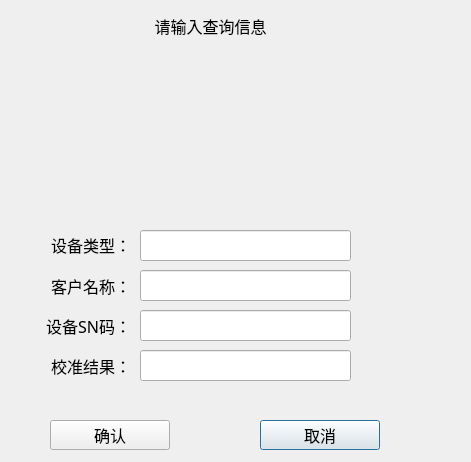
<?xml version="1.0" encoding="UTF-8"?>
<ui version="4.0">
 <class>Log_LogQueryDlg</class>
 <widget class="QDialog" name="Log_LogQueryDlg">
  <property name="geometry">
   <rect>
    <x>0</x>
    <y>0</y>
    <width>471</width>
    <height>462</height>
   </rect>
  </property>
  <property name="windowTitle">
   <string>Dialog</string>
  </property>
  <property name="styleSheet">
   <string notr="true"/>
  </property>
  <widget class="QLabel" name="label_2">
   <property name="geometry">
    <rect>
     <x>10</x>
     <y>270</y>
     <width>121</width>
     <height>31</height>
    </rect>
   </property>
   <property name="font">
    <font>
     <family>微软雅黑</family>
     <pointsize>12</pointsize>
    </font>
   </property>
   <property name="styleSheet">
    <string notr="true"/>
   </property>
   <property name="text">
    <string>客户名称：</string>
   </property>
   <property name="alignment">
    <set>Qt::AlignRight|Qt::AlignTrailing|Qt::AlignVCenter</set>
   </property>
  </widget>
  <widget class="QLineEdit" name="userEdit">
   <property name="geometry">
    <rect>
     <x>140</x>
     <y>270</y>
     <width>211</width>
     <height>31</height>
    </rect>
   </property>
   <property name="font">
    <font>
     <family>微软雅黑</family>
     <pointsize>12</pointsize>
    </font>
   </property>
   <property name="styleSheet">
    <string notr="true"/>
   </property>
  </widget>
  <widget class="QPushButton" name="quitBtn">
   <property name="geometry">
    <rect>
     <x>260</x>
     <y>420</y>
     <width>120</width>
     <height>30</height>
    </rect>
   </property>
   <property name="font">
    <font>
     <family>微软雅黑</family>
     <pointsize>12</pointsize>
    </font>
   </property>
   <property name="styleSheet">
    <string notr="true"/>
   </property>
   <property name="text">
    <string>取消</string>
   </property>
  </widget>
  <widget class="QPushButton" name="okBtn">
   <property name="geometry">
    <rect>
     <x>50</x>
     <y>420</y>
     <width>120</width>
     <height>30</height>
    </rect>
   </property>
   <property name="font">
    <font>
     <family>微软雅黑</family>
     <pointsize>12</pointsize>
    </font>
   </property>
   <property name="styleSheet">
    <string notr="true"/>
   </property>
   <property name="text">
    <string>确认</string>
   </property>
  </widget>
  <widget class="QWidget" name="dateWid" native="true">
   <property name="geometry">
    <rect>
     <x>10</x>
     <y>59</y>
     <width>450</width>
     <height>151</height>
    </rect>
   </property>
   <property name="font">
    <font>
     <family>微软雅黑</family>
     <pointsize>12</pointsize>
    </font>
   </property>
   <property name="styleSheet">
    <string notr="true"/>
   </property>
  </widget>
  <widget class="QLabel" name="label">
   <property name="geometry">
    <rect>
     <x>140</x>
     <y>10</y>
     <width>141</width>
     <height>31</height>
    </rect>
   </property>
   <property name="font">
    <font>
     <family>微软雅黑</family>
     <pointsize>12</pointsize>
    </font>
   </property>
   <property name="styleSheet">
    <string notr="true"/>
   </property>
   <property name="text">
    <string>请输入查询信息</string>
   </property>
   <property name="alignment">
    <set>Qt::AlignCenter</set>
   </property>
  </widget>
  <widget class="QLineEdit" name="snEdit">
   <property name="geometry">
    <rect>
     <x>140</x>
     <y>310</y>
     <width>211</width>
     <height>31</height>
    </rect>
   </property>
   <property name="font">
    <font>
     <family>微软雅黑</family>
     <pointsize>12</pointsize>
    </font>
   </property>
   <property name="styleSheet">
    <string notr="true"/>
   </property>
  </widget>
  <widget class="QLabel" name="label_3">
   <property name="geometry">
    <rect>
     <x>10</x>
     <y>310</y>
     <width>121</width>
     <height>31</height>
    </rect>
   </property>
   <property name="font">
    <font>
     <family>微软雅黑</family>
     <pointsize>12</pointsize>
    </font>
   </property>
   <property name="styleSheet">
    <string notr="true"/>
   </property>
   <property name="text">
    <string>设备SN码：</string>
   </property>
   <property name="alignment">
    <set>Qt::AlignRight|Qt::AlignTrailing|Qt::AlignVCenter</set>
   </property>
  </widget>
  <widget class="QLabel" name="label_4">
   <property name="geometry">
    <rect>
     <x>10</x>
     <y>229</y>
     <width>121</width>
     <height>31</height>
    </rect>
   </property>
   <property name="font">
    <font>
     <family>微软雅黑</family>
     <pointsize>12</pointsize>
    </font>
   </property>
   <property name="styleSheet">
    <string notr="true"/>
   </property>
   <property name="text">
    <string>设备类型：</string>
   </property>
   <property name="alignment">
    <set>Qt::AlignRight|Qt::AlignTrailing|Qt::AlignVCenter</set>
   </property>
  </widget>
  <widget class="QLabel" name="label_5">
   <property name="geometry">
    <rect>
     <x>10</x>
     <y>350</y>
     <width>121</width>
     <height>31</height>
    </rect>
   </property>
   <property name="font">
    <font>
     <family>微软雅黑</family>
     <pointsize>12</pointsize>
    </font>
   </property>
   <property name="styleSheet">
    <string notr="true"/>
   </property>
   <property name="text">
    <string>校准结果：</string>
   </property>
   <property name="alignment">
    <set>Qt::AlignRight|Qt::AlignTrailing|Qt::AlignVCenter</set>
   </property>
  </widget>
  <widget class="QLineEdit" name="statusEdit">
   <property name="geometry">
    <rect>
     <x>140</x>
     <y>350</y>
     <width>211</width>
     <height>31</height>
    </rect>
   </property>
   <property name="font">
    <font>
     <family>微软雅黑</family>
     <pointsize>12</pointsize>
    </font>
   </property>
   <property name="styleSheet">
    <string notr="true"/>
   </property>
  </widget>
  <widget class="QLineEdit" name="devtypeEdit">
   <property name="geometry">
    <rect>
     <x>140</x>
     <y>230</y>
     <width>211</width>
     <height>31</height>
    </rect>
   </property>
   <property name="font">
    <font>
     <family>微软雅黑</family>
     <pointsize>12</pointsize>
    </font>
   </property>
   <property name="styleSheet">
    <string notr="true"/>
   </property>
  </widget>
 </widget>
 <resources/>
 <connections/>
</ui>
